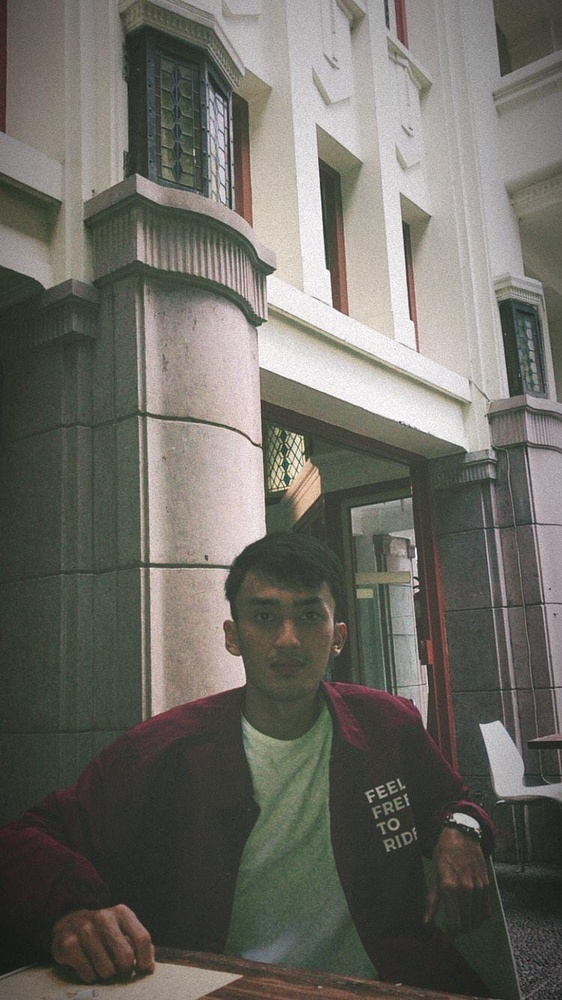
#> input picture tugas.jpeg, 562 x 1000 px, shrunk from 750 x 1334 before the run
$ python Prak9.1.sobel.py
#> lines starting #> are read from the running program, lines starting #| are printed output that depends on the picture
# Import library
import cv2 as cv
import numpy as np
import matplotlib.pyplot as plt

# Read input image from file
img = cv.imread("tugas.jpeg", cv.IMREAD_GRAYSCALE)
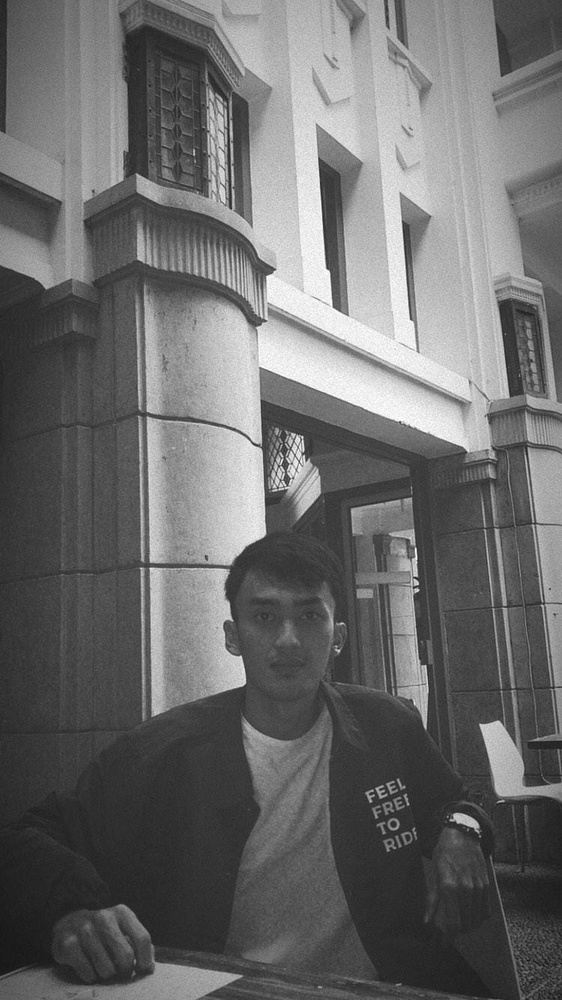
#> img: shape (1000, 562); min 19, max 255, mean 106.5

# Proses sobel
img_sobelx = cv.Sobel(img, cv.CV_8U, 1, 0, ksize=5)
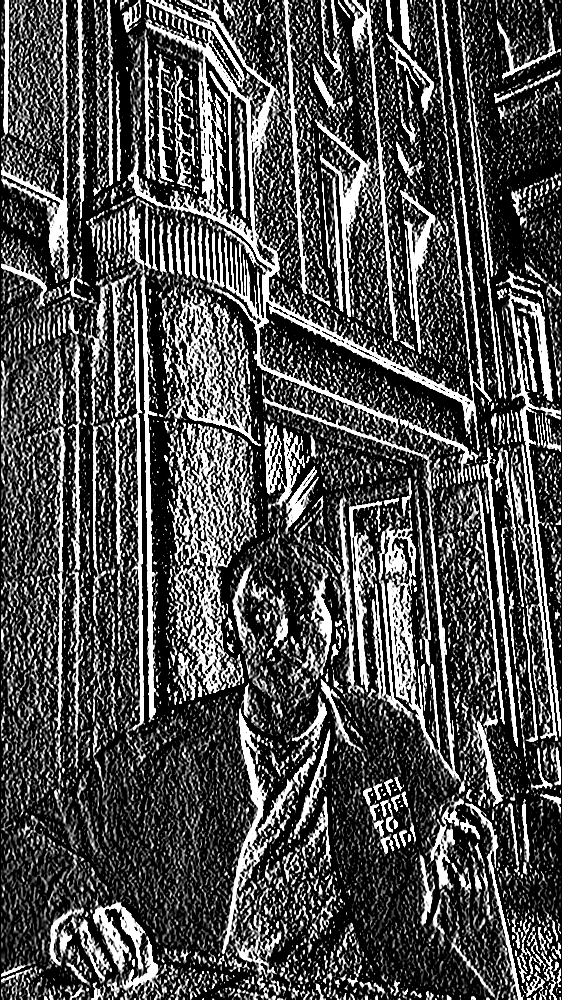
#> img_sobelx: shape (1000, 562); min 0, max 255, mean 78.3
img_sobely = cv.Sobel(img, cv.CV_8U, 0, 1, ksize=5)
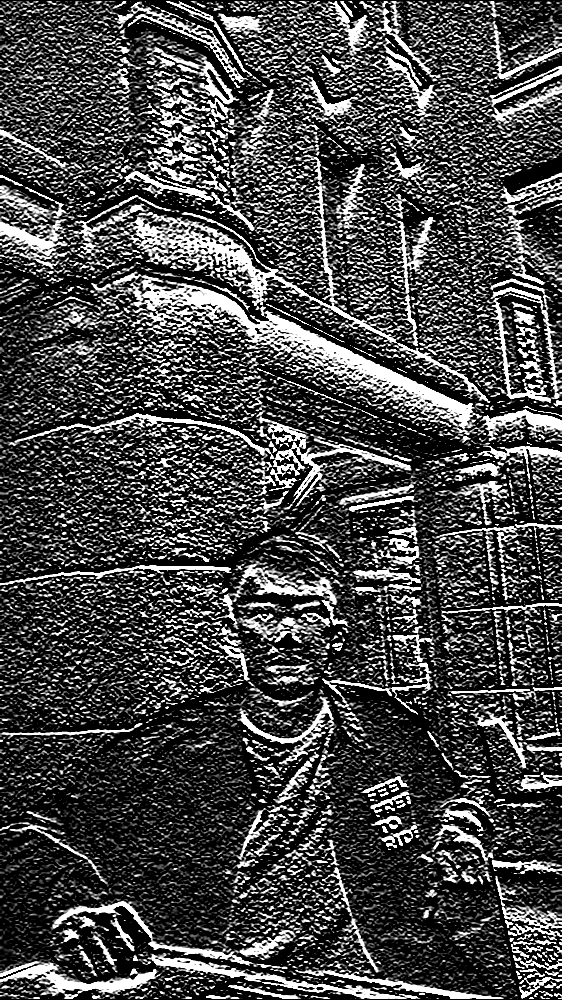
#> img_sobely: shape (1000, 562); min 0, max 255, mean 72.4
img_sobel = img_sobelx + img_sobely
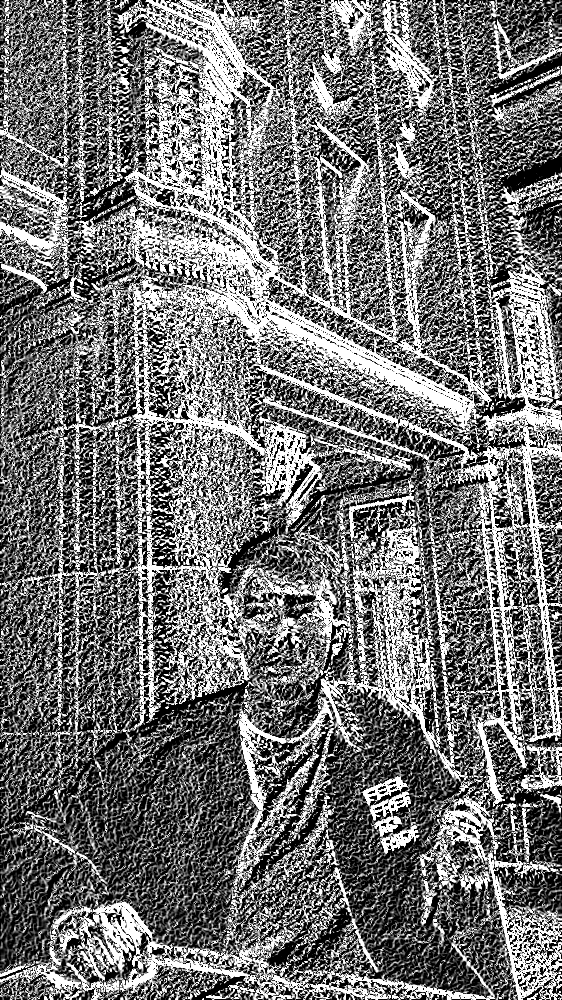
#> img_sobel: shape (1000, 562); min 0, max 255, mean 114.8

# Plot output image
fig, axes = plt.subplots(4, 2, figsize=(20, 20))
ax = axes.ravel()

ax[0].imshow(img, cmap='gray')
ax[0].set_title("Citra Input")
ax[1].hist(img.ravel(), bins=256)
ax[1].set_title("Histogram Citra Input")

ax[2].imshow(img_sobelx, cmap='gray')
ax[2].set_title("Citra Output Sobel X")
ax[3].hist(img_sobelx.ravel(), bins=256)
ax[3].set_title("Histogram Citra Output Sobel X")

ax[4].imshow(img_sobely, cmap='gray')
ax[4].set_title("Citra Output Sobel Y")
ax[5].hist(img_sobely.ravel(), bins=256)
ax[5].set_title("Histogram Citra Output Sobel Y")

ax[6].imshow(img_sobel, cmap='gray')
ax[6].set_title("Citra Output Sobel")
ax[7].hist(img_sobel.ravel(), bins=256)
ax[7].set_title("Histogram Citra Output Sobel")

fig.tight_layout()
plt.show()
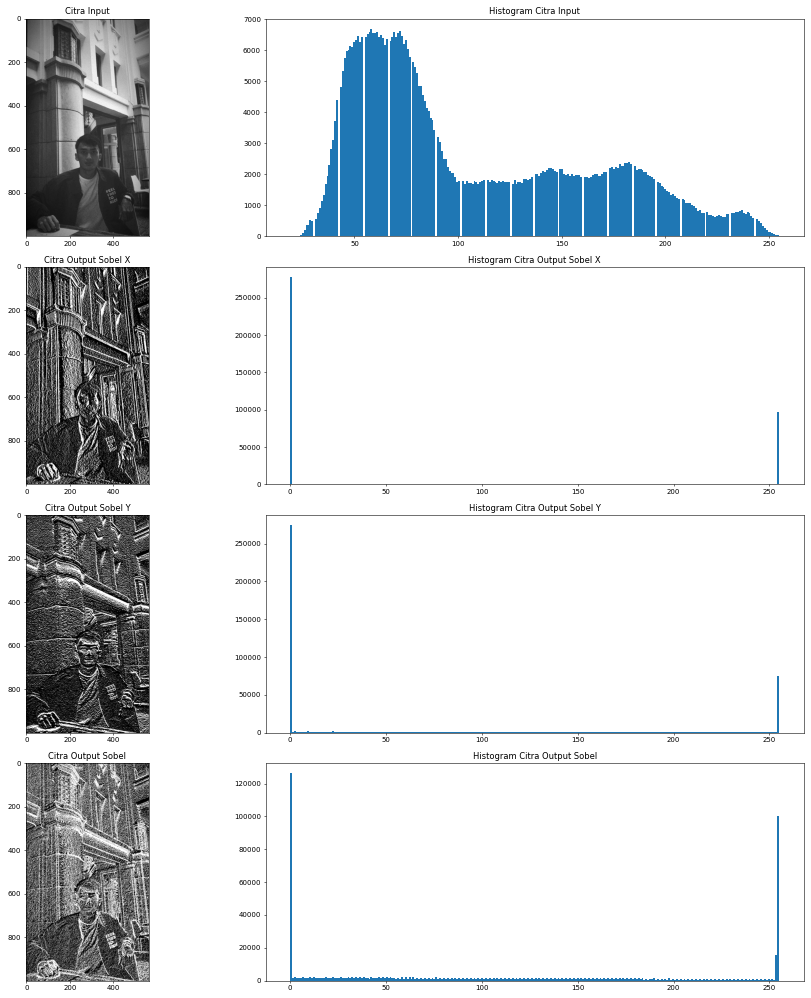
#> figure drawn by matplotlib, 8 panels; panel 2: tallest bar 6686 high, from x = 57.72 to 58.64; panel 4: tallest bar 277484 high, from x = 0 to 0.996; panel 6: tallest bar 274439 high, from x = 0 to 0.996; panel 8: tallest bar 126224 high, from x = 0 to 0.996
